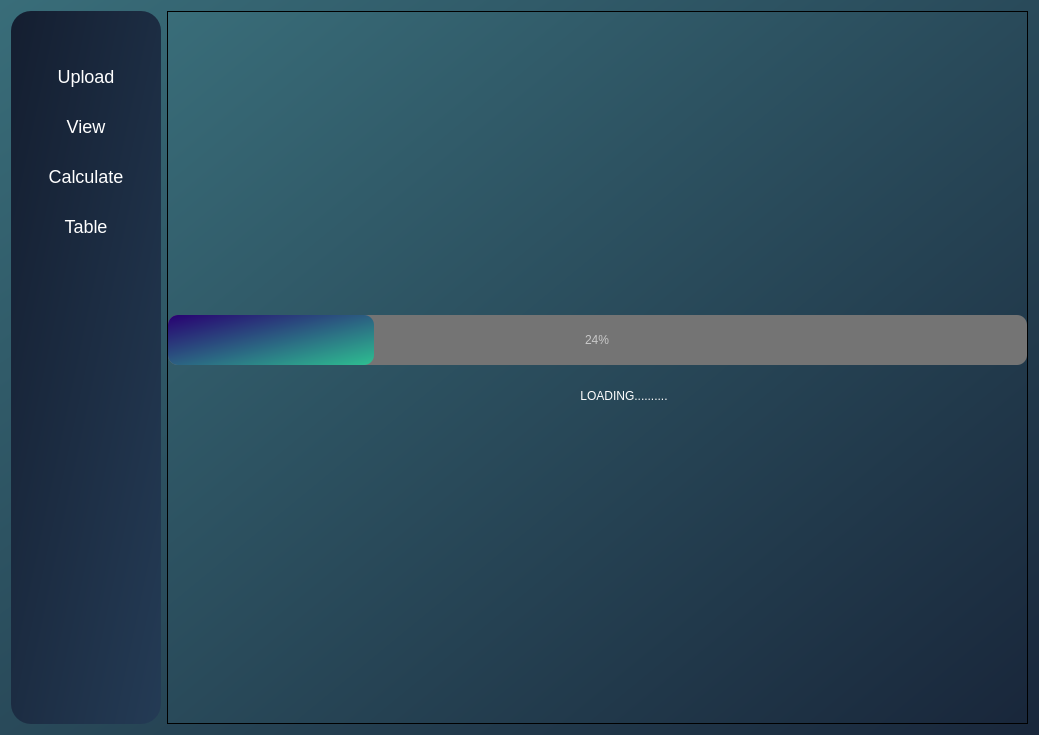
<?xml version="1.0" encoding="UTF-8"?>
<ui version="4.0">
 <class>Dialog</class>
 <widget class="QDialog" name="Dialog">
  <property name="geometry">
   <rect>
    <x>0</x>
    <y>0</y>
    <width>1039</width>
    <height>735</height>
   </rect>
  </property>
  <property name="windowTitle">
   <string>Dialog</string>
  </property>
  <property name="styleSheet">
   <string notr="true">background-color: qlineargradient(spread:pad, x1:0, y1:0, x2:1, y2:1, stop:0 rgba(58, 97, 134, 255), stop:1 rgba(137, 37, 62, 255));

background-color: qlineargradient(spread:pad, x1:0, y1:0, x2:1, y2:1, stop:0 #bdc3c7, stop:1 #2c3e50);

background-color:qlineargradient(spread:pad, x1:0, y1:0, x2:0.99, y2:0.994318, stop:0 rgba(1, 114, 145, 255), stop:0.58209 rgba(25, 39, 59, 255));

background-color: qlineargradient(spread:pad, x1:0, y1:0, x2:0.99, y2:0.994318, stop:0 rgba(57, 109, 121, 255), stop:1 rgba(25, 39, 59, 255));</string>
  </property>
  <property name="sizeGripEnabled">
   <bool>false</bool>
  </property>
  <layout class="QHBoxLayout" name="horizontalLayout">
   <property name="leftMargin">
    <number>11</number>
   </property>
   <property name="topMargin">
    <number>11</number>
   </property>
   <property name="rightMargin">
    <number>11</number>
   </property>
   <property name="bottomMargin">
    <number>11</number>
   </property>
   <item>
    <widget class="QFrame" name="frame">
     <property name="sizePolicy">
      <sizepolicy hsizetype="Expanding" vsizetype="Expanding">
       <horstretch>0</horstretch>
       <verstretch>0</verstretch>
      </sizepolicy>
     </property>
     <property name="minimumSize">
      <size>
       <width>150</width>
       <height>0</height>
      </size>
     </property>
     <property name="maximumSize">
      <size>
       <width>150</width>
       <height>16777215</height>
      </size>
     </property>
     <property name="styleSheet">
      <string notr="true">
background: none;
border-radius: 20px;

background-color: rgb(47, 72, 99);
background-color: qlineargradient(spread:pad, x1:0, y1:0, x2:1, y2:1, stop:0 rgba(20, 30, 48, 255), stop:1 rgba(36, 59, 85, 255));
</string>
     </property>
     <property name="frameShape">
      <enum>QFrame::StyledPanel</enum>
     </property>
     <property name="frameShadow">
      <enum>QFrame::Raised</enum>
     </property>
     <layout class="QGridLayout" name="gridLayout">
      <property name="leftMargin">
       <number>0</number>
      </property>
      <property name="topMargin">
       <number>0</number>
      </property>
      <property name="rightMargin">
       <number>0</number>
      </property>
      <property name="bottomMargin">
       <number>0</number>
      </property>
      <property name="spacing">
       <number>0</number>
      </property>
      <item row="0" column="0" alignment="Qt::AlignHCenter">
       <widget class="QPushButton" name="home">
        <property name="sizePolicy">
         <sizepolicy hsizetype="Preferred" vsizetype="Preferred">
          <horstretch>0</horstretch>
          <verstretch>0</verstretch>
         </sizepolicy>
        </property>
        <property name="minimumSize">
         <size>
          <width>50</width>
          <height>0</height>
         </size>
        </property>
        <property name="maximumSize">
         <size>
          <width>70</width>
          <height>40</height>
         </size>
        </property>
        <property name="styleSheet">
         <string notr="true">QPushButton{  
width: 30%;
 color: #fff;
  padding: 5px;
  font-size: 18px;
  text-transform: uppercase;
  border-radius: 10px;
border:none;
background: none;

}
QPushButton:hover{
	background-color: qlineargradient(spread:pad, x1:0, y1:0, x2:1, y2:1, stop:0 rgba(40, 0, 114, 255), stop:1 rgba(46, 191, 145, 255));
}</string>
        </property>
        <property name="text">
         <string/>
        </property>
       </widget>
      </item>
      <item row="6" column="0">
       <widget class="QWidget" name="widget" native="true">
        <property name="sizePolicy">
         <sizepolicy hsizetype="Expanding" vsizetype="Preferred">
          <horstretch>0</horstretch>
          <verstretch>0</verstretch>
         </sizepolicy>
        </property>
        <property name="styleSheet">
         <string notr="true">border:none;
background:none;</string>
        </property>
       </widget>
      </item>
      <item row="2" column="0">
       <widget class="QPushButton" name="pushButton_2">
        <property name="sizePolicy">
         <sizepolicy hsizetype="Preferred" vsizetype="Preferred">
          <horstretch>0</horstretch>
          <verstretch>0</verstretch>
         </sizepolicy>
        </property>
        <property name="maximumSize">
         <size>
          <width>16777215</width>
          <height>50</height>
         </size>
        </property>
        <property name="cursor">
         <cursorShape>PointingHandCursor</cursorShape>
        </property>
        <property name="styleSheet">
         <string notr="true">QPushButton{  
width: 30%;
 color: #fff;
  padding: 5px;
  font-size: 18px;
  text-transform: uppercase;
  border-radius: 10px;
border:none;
background: none;
}
QPushButton:hover{
	background-color: qlineargradient(spread:pad, x1:0, y1:0, x2:1, y2:1, stop:0 rgba(40, 0, 114, 255), stop:1 rgba(46, 191, 145, 255));
}
QPushButton:pressed{
background-color:qlineargradient(spread:reflect, x1:0, y1:0, x2:1, y2:1, stop:0 rgba(50, 0, 143, 255), stop:1 rgba(39, 163, 122, 255))
}</string>
        </property>
        <property name="text">
         <string>View</string>
        </property>
       </widget>
      </item>
      <item row="1" column="0">
       <widget class="QPushButton" name="upload">
        <property name="sizePolicy">
         <sizepolicy hsizetype="Preferred" vsizetype="Preferred">
          <horstretch>0</horstretch>
          <verstretch>0</verstretch>
         </sizepolicy>
        </property>
        <property name="minimumSize">
         <size>
          <width>0</width>
          <height>0</height>
         </size>
        </property>
        <property name="maximumSize">
         <size>
          <width>16777215</width>
          <height>50</height>
         </size>
        </property>
        <property name="cursor">
         <cursorShape>PointingHandCursor</cursorShape>
        </property>
        <property name="layoutDirection">
         <enum>Qt::LeftToRight</enum>
        </property>
        <property name="styleSheet">
         <string notr="true">QPushButton{  
width: 30%;
 color: #fff;
  padding: 5px;
  font-size: 18px;
  text-transform: uppercase;
  border-radius: 10px;
border:none;
background: none;
}
QPushButton:hover{
	background-color: qlineargradient(spread:pad, x1:0, y1:0, x2:1, y2:1, stop:0 rgba(40, 0, 114, 255), stop:1 rgba(46, 191, 145, 255));
}
QPushButton:pressed{
background-color:qlineargradient(spread:reflect, x1:0, y1:0, x2:1, y2:1, stop:0 rgba(50, 0, 143, 255), stop:1 rgba(39, 163, 122, 255))
}</string>
        </property>
        <property name="text">
         <string>Upload</string>
        </property>
        <property name="checkable">
         <bool>false</bool>
        </property>
        <property name="checked">
         <bool>false</bool>
        </property>
        <property name="flat">
         <bool>false</bool>
        </property>
       </widget>
      </item>
      <item row="4" column="0">
       <widget class="QPushButton" name="cal">
        <property name="sizePolicy">
         <sizepolicy hsizetype="Preferred" vsizetype="Preferred">
          <horstretch>0</horstretch>
          <verstretch>0</verstretch>
         </sizepolicy>
        </property>
        <property name="maximumSize">
         <size>
          <width>16777215</width>
          <height>50</height>
         </size>
        </property>
        <property name="cursor">
         <cursorShape>PointingHandCursor</cursorShape>
        </property>
        <property name="styleSheet">
         <string notr="true">QPushButton{  
width: 30%;
 color: #fff;
  padding: 5px;
  font-size: 18px;
  text-transform: uppercase;
  border-radius: 10px;
border:none;
background: none;
}

QPushButton:hover{
	background-color: qlineargradient(spread:pad, x1:0, y1:0, x2:1, y2:1, stop:0 rgba(40, 0, 114, 255), stop:1 rgba(46, 191, 145, 255));
}
QPushButton:pressed{
background-color:qlineargradient(spread:reflect, x1:0, y1:0, x2:1, y2:1, stop:0 rgba(50, 0, 143, 255), stop:1 rgba(39, 163, 122, 255))
}</string>
        </property>
        <property name="text">
         <string>Calculate</string>
        </property>
       </widget>
      </item>
      <item row="5" column="0">
       <widget class="QPushButton" name="pushButton">
        <property name="sizePolicy">
         <sizepolicy hsizetype="Preferred" vsizetype="Preferred">
          <horstretch>0</horstretch>
          <verstretch>0</verstretch>
         </sizepolicy>
        </property>
        <property name="maximumSize">
         <size>
          <width>16777215</width>
          <height>50</height>
         </size>
        </property>
        <property name="cursor">
         <cursorShape>PointingHandCursor</cursorShape>
        </property>
        <property name="styleSheet">
         <string notr="true">QPushButton{  
width: 30%;
 color: #fff;
  padding: 5px;
  font-size: 18px;
  text-transform: uppercase;
  border-radius: 10px;
border:none;
background: none;
}
QPushButton:hover{
	background-color: qlineargradient(spread:pad, x1:0, y1:0, x2:1, y2:1, stop:0 rgba(40, 0, 114, 255), stop:1 rgba(46, 191, 145, 255));
}
QPushButton:pressed{
background-color:qlineargradient(spread:reflect, x1:0, y1:0, x2:1, y2:1, stop:0 rgba(50, 0, 143, 255), stop:1 rgba(39, 163, 122, 255))
}</string>
        </property>
        <property name="text">
         <string>Table</string>
        </property>
       </widget>
      </item>
     </layout>
    </widget>
   </item>
   <item>
    <widget class="QFrame" name="frame_2">
     <property name="sizePolicy">
      <sizepolicy hsizetype="Expanding" vsizetype="Expanding">
       <horstretch>0</horstretch>
       <verstretch>0</verstretch>
      </sizepolicy>
     </property>
     <property name="styleSheet">
      <string notr="true">QPushButton{  
width: 30%;
 color: #fff;
  padding: 5px;
  font-size: 18px;
  text-transform: uppercase;
  border-radius: 10px;
border:none;
}
QPushButton:hover{
	background-color: rgb(101, 64, 95);
}</string>
     </property>
     <property name="frameShape">
      <enum>QFrame::StyledPanel</enum>
     </property>
     <property name="frameShadow">
      <enum>QFrame::Raised</enum>
     </property>
     <layout class="QHBoxLayout" name="horizontalLayout_2">
      <property name="spacing">
       <number>0</number>
      </property>
      <property name="leftMargin">
       <number>0</number>
      </property>
      <property name="topMargin">
       <number>0</number>
      </property>
      <property name="rightMargin">
       <number>0</number>
      </property>
      <property name="bottomMargin">
       <number>0</number>
      </property>
      <item>
       <widget class="QStackedWidget" name="stackedWidget">
        <property name="styleSheet">
         <string notr="true">
margin-left:0px;
border: none;
</string>
        </property>
        <property name="currentIndex">
         <number>3</number>
        </property>
        <widget class="QWidget" name="page">
         <layout class="QVBoxLayout" name="verticalLayout">
          <property name="leftMargin">
           <number>0</number>
          </property>
          <property name="topMargin">
           <number>0</number>
          </property>
          <property name="rightMargin">
           <number>0</number>
          </property>
          <property name="bottomMargin">
           <number>0</number>
          </property>
          <item>
           <widget class="QLabel" name="label">
            <property name="styleSheet">
             <string notr="true">font-size: 25px;
font: bold;
color: rgb(255, 255, 255);
</string>
            </property>
            <property name="text">
             <string>RESULTS</string>
            </property>
           </widget>
          </item>
          <item>
           <widget class="QTableWidget" name="tableWidget">
            <property name="styleSheet">
             <string notr="true">
QHeaderView
{
 Background:transparent; 
}
QHeaderView::section
{
 Font-size:14px;
 Font-family: &quot;Microsoft YaHei&quot;; 
 Color: #FFFFFF;
 
 Background:#60669B;
Border:none;
 Text-align:left; 
 
 
 Min-height: 49px;
    max-height:49px;             
 
 Margin-left:0px; 
 Padding-left: 0px;
}
 
QTableWidget
{
alternate-background-color: rgb(255, 222, 222) ;
 Background: #FFFFFF; 
 Border:none; 
 selection-background-color: qlineargradient(x1: 0, y1: 0, x2: 0.5, y2: 0.5,
                                stop: 0 #FF92BB, stop: 1 #60669b);
 Font-size: 12px; 
 Font-family:&quot;Microsoft YaHei&quot;; 
 Color:#666666; 
}
 
QTableWidget:: item 
{
 Border-bottom:1px solid #EEF1F7; 
}

 
QScrollBar::handle:vertical 
{
 Background: rgba(255,255,255,20%);  
 Border: 0px solid grey; 
 Border-radius: 3px; 
 Width: 8px; 
}
QScrollBar::vertical 
{
 Border-width: 1px; 
 Border-style: solid; 
 Border-color: rgba(255, 255, 255, 10%); 
 Width: 8px; 
 Margin:0px 0px 0px 0px; 
 Border-radius: 3px; 
}
QScrollBar::add-page:vertical, QScrollBar::sub-page:vertical 
{
 Background: rgba(255,255,255,10%); 
}
QScollBar::add-line:vertical, QScrollBar::sub-line:vertical 
{
 Background:transparent; background color of the top and bottom areas of the vertical scroll bar
}</string>
            </property>
            <property name="editTriggers">
             <set>QAbstractItemView::NoEditTriggers</set>
            </property>
            <property name="gridStyle">
             <enum>Qt::SolidLine</enum>
            </property>
           </widget>
          </item>
          <item alignment="Qt::AlignRight">
           <widget class="QPushButton" name="pushButton_3">
            <property name="cursor">
             <cursorShape>PointingHandCursor</cursorShape>
            </property>
            <property name="styleSheet">
             <string notr="true">QPushButton {
	
	image: url(:/image/download.png);
    padding-top: 0px;
	margin-top:0px;
	background:none;

}
QPushButton:hover{
	background-color: rgb(47, 72, 99)
}
</string>
            </property>
            <property name="text">
             <string/>
            </property>
           </widget>
          </item>
         </layout>
        </widget>
        <widget class="QWidget" name="page_2">
         <layout class="QVBoxLayout" name="verticalLayout_2">
          <property name="leftMargin">
           <number>0</number>
          </property>
          <property name="topMargin">
           <number>0</number>
          </property>
          <property name="rightMargin">
           <number>0</number>
          </property>
          <property name="bottomMargin">
           <number>0</number>
          </property>
          <item>
           <widget class="QTextBrowser" name="textBrowser">
            <property name="styleSheet">
             <string notr="true">
color: rgb(255, 255, 255);
font: 12pt &quot;MS Shell Dlg 2&quot;;</string>
            </property>
           </widget>
          </item>
         </layout>
        </widget>
        <widget class="QWidget" name="page_3">
         <layout class="QVBoxLayout" name="verticalLayout_4">
          <property name="spacing">
           <number>0</number>
          </property>
          <property name="leftMargin">
           <number>0</number>
          </property>
          <property name="topMargin">
           <number>0</number>
          </property>
          <property name="rightMargin">
           <number>0</number>
          </property>
          <property name="bottomMargin">
           <number>0</number>
          </property>
          <item>
           <widget class="QLabel" name="label_3">
            <property name="styleSheet">
             <string notr="true">font: 75 40pt &quot;MS Shell Dlg 2&quot;;
color: rgb(255, 255, 255);
background: none;</string>
            </property>
            <property name="text">
             <string>&lt;center&gt;WELCOME TO OUR GRADER&lt;/center&gt;</string>
            </property>
           </widget>
          </item>
         </layout>
        </widget>
        <widget class="QWidget" name="page_4">
         <property name="styleSheet">
          <string notr="true">
background:none;</string>
         </property>
         <layout class="QVBoxLayout" name="verticalLayout_5">
          <property name="leftMargin">
           <number>0</number>
          </property>
          <property name="topMargin">
           <number>0</number>
          </property>
          <property name="rightMargin">
           <number>0</number>
          </property>
          <property name="bottomMargin">
           <number>0</number>
          </property>
          <item>
           <widget class="QWidget" name="widget_2" native="true"/>
          </item>
          <item>
           <widget class="QProgressBar" name="progressBar">
            <property name="sizePolicy">
             <sizepolicy hsizetype="Expanding" vsizetype="Fixed">
              <horstretch>0</horstretch>
              <verstretch>0</verstretch>
             </sizepolicy>
            </property>
            <property name="maximumSize">
             <size>
              <width>16777215</width>
              <height>50</height>
             </size>
            </property>
            <property name="styleSheet">
             <string notr="true">QProgressBar {
	font: 75 12pt &quot;MS Sans Serif&quot;;

border-radius: 10px;
background: rgb(116, 116, 116);

text-align:center;
color: rgb(200, 200, 200);
}
QProgressBar::chunk {
	background-color:  qlineargradient(x1: 0, y1: 0, x2: 0.5, y2: 0.5,
                                stop: 0 #FF92BB, stop: 1 #60669b);
background-color: qlineargradient(spread:pad, x1:0, y1:0, x2:1, y2:1, stop:0 rgba(40, 0, 114, 255), stop:1 rgba(46, 191, 145, 255));
border-radius: 10px;
}</string>
            </property>
            <property name="value">
             <number>24</number>
            </property>
           </widget>
          </item>
          <item>
           <widget class="QLabel" name="label_2">
            <property name="sizePolicy">
             <sizepolicy hsizetype="Expanding" vsizetype="Expanding">
              <horstretch>0</horstretch>
              <verstretch>0</verstretch>
             </sizepolicy>
            </property>
            <property name="maximumSize">
             <size>
              <width>16777215</width>
              <height>50</height>
             </size>
            </property>
            <property name="styleSheet">
             <string notr="true">font: 75 15pt &quot;MS Sans Serif&quot;;
color: rgb(255, 255, 255);
margin-left:50%;</string>
            </property>
            <property name="text">
             <string>&lt;html&gt;&lt;head/&gt;&lt;body&gt;&lt;p align=&quot;center&quot;&gt;LOADING..........&lt;/p&gt;&lt;/body&gt;&lt;/html&gt;</string>
            </property>
           </widget>
          </item>
          <item>
           <widget class="QWidget" name="widget_3" native="true"/>
          </item>
         </layout>
        </widget>
        <widget class="QWidget" name="page_5">
         <layout class="QVBoxLayout" name="verticalLayout_3">
          <item>
           <widget class="QLabel" name="label_4">
            <property name="styleSheet">
             <string notr="true">background:none;</string>
            </property>
            <property name="text">
             <string/>
            </property>
           </widget>
          </item>
          <item>
           <widget class="QLabel" name="label_5">
            <property name="maximumSize">
             <size>
              <width>16777215</width>
              <height>150</height>
             </size>
            </property>
            <property name="styleSheet">
             <string notr="true">
font: 75 18pt &quot;MS Shell Dlg 2&quot;;

color: rgb(255, 255, 255);
background:none;</string>
            </property>
            <property name="text">
             <string>&lt;center&gt;NO FILE SELECTED&lt;/center&gt;</string>
            </property>
           </widget>
          </item>
         </layout>
        </widget>
       </widget>
      </item>
     </layout>
    </widget>
   </item>
  </layout>
 </widget>
 <resources>
  <include location="hehe.qrc"/>
 </resources>
 <connections/>
</ui>
